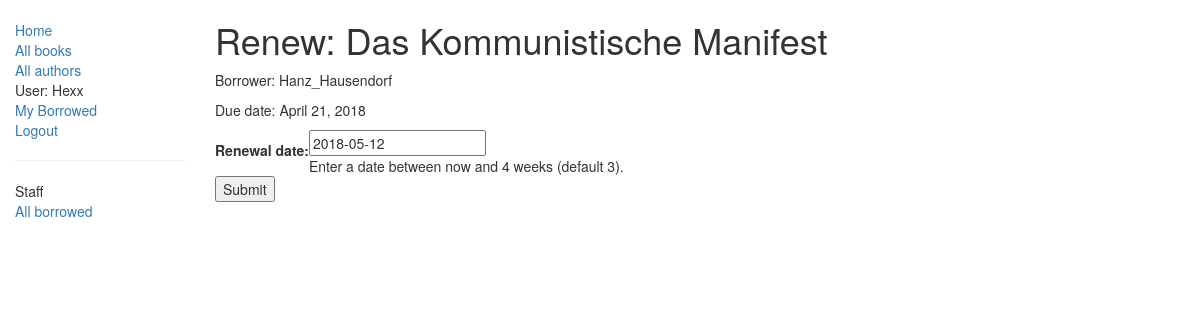
Screenshot of /catalog/book/6a89f5bf-9a59-474f-bdfa-588e17a578d9/renew/ (signed in) with the database file from the repository.
### catalog/models.py (models this page shows, shortened)
class BookInstance(models.Model):
    id = models.UUIDField(primary_key=True, default=uuid.uuid4, help_text="Unique ID for this particular book across whole library")
    book = models.ForeignKey('Book', on_delete=models.SET_NULL, null=True)
    imprint = models.CharField(max_length=200)
    due_back = models.DateField(null=True, blank=True)
    borrower = models.ForeignKey(User, on_delete=models.SET_NULL, null=True, blank=True)
    LOAN_STATUS = (
        ('m', 'Maintenance'),
        ('o', 'On loan'),
        ('a', 'Available'),
        ('r', 'Reserved'),
    )
    status = models.CharField(max_length=1, choices=LOAN_STATUS, blank=True, default='m', help_text='Book availability')
    class Meta:
        ordering = ["due_back"]
        permissions = (("can_mark_returned", "Set book as returned"),)
    @property
    def is_overdue(self):
        if self.due_back and date.today() > self.due_back:
            return True
        return False

class Book(models.Model):
    title = models.CharField(max_length=200)
    author = models.ForeignKey('Author', on_delete=models.SET_NULL, null=True)
    summary = models.TextField(max_length=1000, help_text='Enter a brief description of the book')
    isbn = models.CharField('ISBN',max_length=13, help_text='13 Character <a href="https://www.isbn-international.org/content/what-isbn">ISBN number</a>')
    genre = models.ManyToManyField(Genre, help_text='Select a genre for this book')
    language = models.ForeignKey('Language', on_delete=models.SET_NULL, null=True)

### catalog/views.py (the view)
# urls.py: path('book/<uuid:pk>/renew/', views.renew_book_librarian, name='renew-book-librarian'),
@permission_required('catalog.can_mark_returned')
def renew_book_librarian(request, pk):
    book_inst=get_object_or_404(BookInstance, pk = pk)
    if request.method == 'POST':
        form = RenewBookForm(request.POST)
        if form.is_valid():
            book_inst.due_back = form.cleaned_data['renewal_date']
            book_inst.save()
            return HttpResponseRedirect(reverse('all-borrowed') )
    else:
        proposed_renewal_date = datetime.date.today() + datetime.timedelta(weeks=3)
        form = RenewBookForm(initial={'renewal_date': proposed_renewal_date,})
    return render(request, 'catalog/book_renew_librarian.html', {'form': form, 'bookinst':book_inst})

### catalog/forms.py (shortened to what this page needs)
class RenewBookForm(forms.Form):
    renewal_date = forms.DateField(help_text="Enter a date between now and 4 weeks (default 3).")

### catalog/templates/catalog/book_renew_librarian.html (shortened to what this page needs)
{% extends "base_generic.html" %}
{% block content %}
    <h1>Renew: {{bookinst.book.title}}</h1>
    <p>Borrower: {{bookinst.borrower}}</p>
    <p{% if bookinst.is_overdue %} class="text-danger"{% endif %}>Due date: {{bookinst.due_back}}</p>
    <form action="" method="post">
        <table>
        {{ form }}
        </table>
        <input type="submit" value="Submit" />
    </form>
{% endblock %}

### catalog/templates/base_generic.html (shortened to what this page needs)
<!DOCTYPE html>
<html lang="en">
<head>
  <link rel="stylesheet" href="https://maxcdn.bootstrapcdn.com/bootstrap/3.3.7/css/bootstrap.min.css">
  {% load static %}
  <link rel="stylesheet" href="{% static 'css/styles.css' %}">
</head>
<body>
  <div class="container-fluid">
    <div class="row">
      <div class="col-sm-2">
      {% block sidebar %}
      <ul class="sidebar-nav">
          <li><a href="{% url 'index' %}">Home</a></li>
          <li><a href="{% url 'books' %}">All books</a></li>
          <li><a href="{% url 'authors' %}">All authors</a></li>
	 {% if user.is_authenticated %}
     <li>User: {{ user.get_username }}</li>
	 <li><a href="{% url 'my-borrowed' %}">My Borrowed</a></li>
     <li><a href="{% url 'logout'%}?next={{request.path}}">Logout</a></li>
   {% else %}
     <li><a href="{% url 'login'%}?next={{request.path}}">Login</a></li>
   {% endif %}
  </ul>
  {% if user.is_staff %}
   <hr />
   <ul class="sidebar-nav">
   <li>Staff</li>
   {% if perms.catalog.can_mark_returned %}
   <li><a href="{% url 'all-borrowed' %}">All borrowed</a></li>
   {% endif %}
   </ul>
    {% endif %}
     {% endblock %}
      </div>
      <div class="col-sm-10 ">
      {% block content %}{% endblock %}
      </div>
    </div>
  </div>
</body>
</html>

### catalog/static/css/styles.css (style rules this page uses)
.sidebar-nav { margin-top: 20px; padding: 0; list-style: none; }

### rows the page displays
BookInstance: book "Das Kommunistische Manifest", borrower "Hanz_Hausendorf", due_back "April 21, 2018"

### other values shown
{{ user.get_username }} "Hexx"
